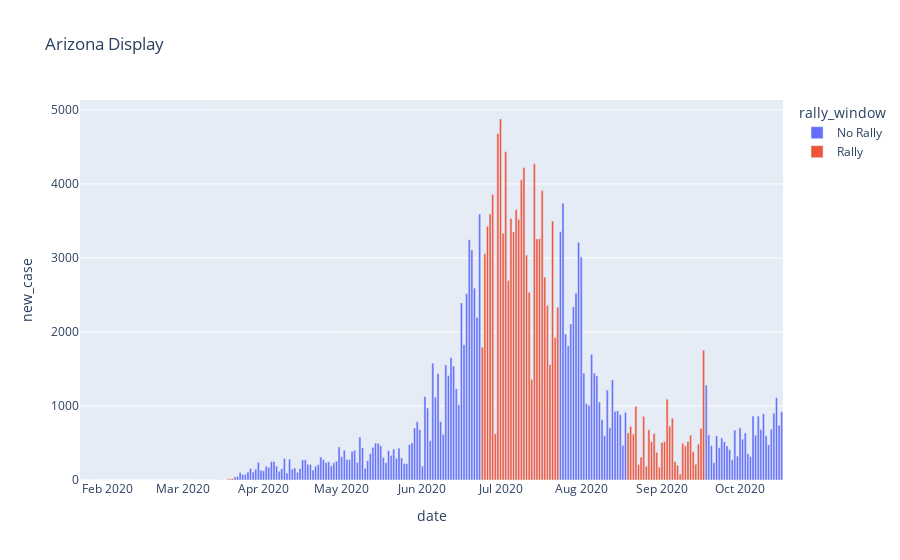
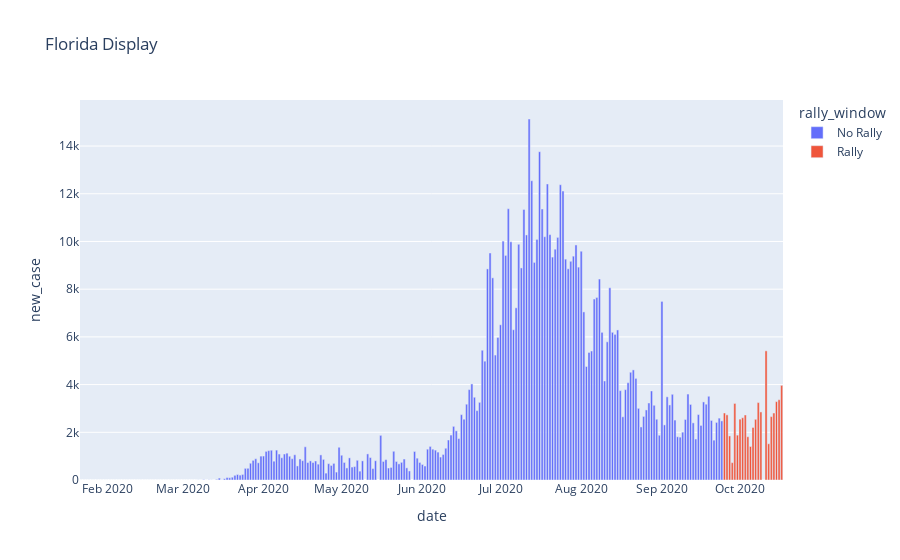
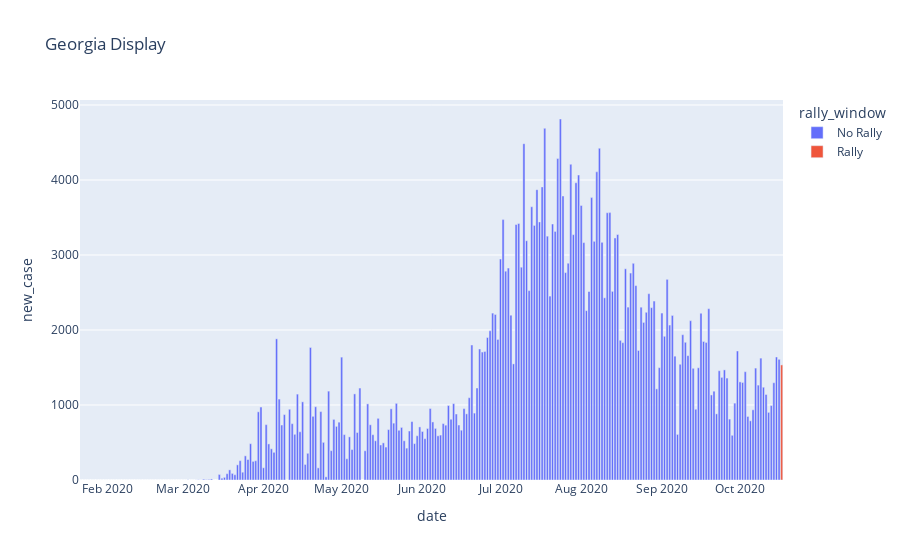
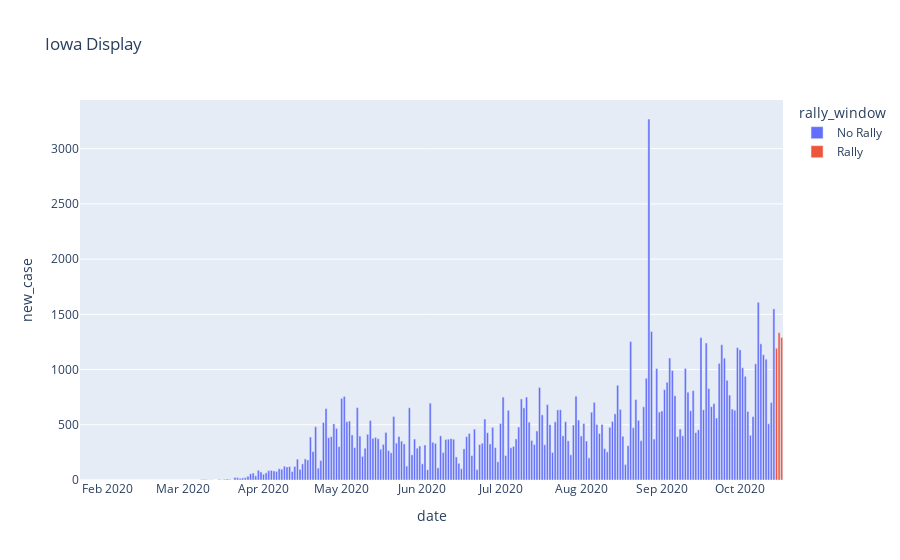

Notebook code for these charts, in order:
### Code cell
for state in rally_states['state_name'].unique():
    df_s = covid_new_c[covid_new_c['state_name'] == state].copy().sort_values(by='rally_window')
    if len(df_s) > 0:
        fig = px.bar(df_s, x='date', y='new_case', color='rally_window', title='{} Display'.format(state))
        fig.show()
    else:
        pass

### Figure 1 — Plotly figure (JSON) as saved in the notebook; plotly's stock layout.template omitted (floating-point values rounded to 4 significant figures; data arrays with more than 128 entries replaced by an {"elided": "..."} marker saying what was removed)
{"data": [{"alignmentgroup": "True", "hoverlabel": {"namelength": 0}, "hovertemplate": "rally_window=No Rally<br>date=%{x}<br>new_case=%{y}", "legendgroup": "No Rally", "marker": {"color": "#636efa"}, "name": "No Rally", "offsetgroup": "No Rally", "orientation": "v", "showlegend": true, "textposition": "auto", "type": "bar", "x": {"elided": "180 str values"}, "xaxis": "x", "y": {"elided": "180 int values"}, "yaxis": "y"}, {"alignmentgroup": "True", "hoverlabel": {"namelength": 0}, "hovertemplate": "rally_window=Rally<br>date=%{x}<br>new_case=%{y}", "legendgroup": "Rally", "marker": {"color": "#EF553B"}, "name": "Rally", "offsetgroup": "Rally", "orientation": "v", "showlegend": true, "textposition": "auto", "type": "bar", "x": ["2020-08-31", "2020-08-30", "2020-08-29", "2020-08-28", "2020-08-25", "2020-08-26", "2020-08-24", "2020-08-23", "2020-08-22", "2020-09-01", "2020-08-21", "2020-08-27", "2020-09-02", "2020-09-10", "2020-09-04", "2020-09-05", "2020-09-06", "2020-09-07", "2020-09-08", "2020-09-09", "2020-09-11", "2020-09-12", "2020-09-13", "2020-09-14", "2020-09-15", "2020-09-16", "2020-09-17", "2020-08-20", "2020-09-03", "2020-08-19", "2020-02-23", "2020-02-21", "2020-07-15", "2020-07-14", "2020-07-13", "2020-07-12", "2020-07-11", "2020-07-10", "2020-07-09", "2020-07-08", "2020-07-07", "2020-07-06", "2020-07-05", "2020-07-04", "2020-07-16", "2020-07-03", "2020-07-01", "2020-06-30", "2020-06-29", "2020-06-28", "2020-06-27", "2020-06-26", "2020-06-25", "2020-06-24", "2020-03-17", "2020-03-18", "2020-03-19", "2020-03-20", "2020-07-02", "2020-02-20", "2020-07-17", "2020-07-19", "2020-02-22", "2020-02-24", "2020-02-25", "2020-02-26", "2020-02-27", "2020-02-28", "2020-02-29", "2020-03-01", "2020-03-02", "2020-03-03", "2020-03-04", "2020-03-05", "2020-07-18", "2020-03-06", "2020-03-08", "2020-03-09", "2020-03-10", "2020-03-11", "2020-03-12", "2020-03-14", "2020-03-15", "2020-03-16", "2020-07-23", "2020-07-22", "2020-07-21", "2020-07-20", "2020-03-07", "2020-03-13"], "xaxis": "x", "y": [174, 374, 629, 519, 859, 186, 311, 208, 996, 507, 619, 680, 519, 461, 728, 835, 250, 198, 81, 496, 521, 605, 384, 213, 484, 698, 1753, 723, 1092, 637, 0, 0, 3257, 4273, 1357, 2537, 3038, 4221, 4057, 3520, 3653, 3352, 3536, 2695, 3259, 4433, 4877, 4682, 625, 3857, 3593, 3428, 3056, 1795, 0, 9, 17, 19, 3333, 0, 3910, 2359, 0, 0, 0, 0, 0, 0, 0, 0, 0, 1, 0, 1, 2742, 0, 0, 1, 2, 1, 0, 2, 1, 5, 2335, 1926, 3500, 1559, 2, 1], "yaxis": "y"}], "layout": {"barmode": "relative", "legend": {"title": {"text": "rally_window"}, "tracegroupgap": 0}, "title": {"text": "Arizona Display"}, "xaxis": {"anchor": "y", "domain": [0, 1], "title": {"text": "date"}}, "yaxis": {"anchor": "x", "domain": [0, 1], "title": {"text": "new_case"}}}}

### Figure 2 — Plotly figure (JSON) as saved in the notebook; plotly's stock layout.template omitted (floating-point values rounded to 4 significant figures; data arrays with more than 128 entries replaced by an {"elided": "..."} marker saying what was removed)
{"data": [{"alignmentgroup": "True", "hoverlabel": {"namelength": 0}, "hovertemplate": "rally_window=No Rally<br>date=%{x}<br>new_case=%{y}", "legendgroup": "No Rally", "marker": {"color": "#636efa"}, "name": "No Rally", "offsetgroup": "No Rally", "orientation": "v", "showlegend": true, "textposition": "auto", "type": "bar", "x": {"elided": "244 str values"}, "xaxis": "x", "y": {"elided": "244 int values"}, "yaxis": "y"}, {"alignmentgroup": "True", "hoverlabel": {"namelength": 0}, "hovertemplate": "rally_window=Rally<br>date=%{x}<br>new_case=%{y}", "legendgroup": "Rally", "marker": {"color": "#EF553B"}, "name": "Rally", "offsetgroup": "Rally", "orientation": "v", "showlegend": true, "textposition": "auto", "type": "bar", "x": ["2020-10-15", "2020-10-07", "2020-10-14", "2020-10-13", "2020-10-12", "2020-10-11", "2020-10-10", "2020-10-09", "2020-10-08", "2020-10-06", "2020-09-29", "2020-10-04", "2020-10-03", "2020-10-02", "2020-10-01", "2020-09-30", "2020-09-28", "2020-09-27", "2020-09-26", "2020-09-25", "2020-10-16", "2020-10-05", "2020-10-17"], "xaxis": "x", "y": [3286, 2544, 2808, 2657, 1519, 5414, 0, 2853, 3246, 2202, 3209, 1813, 2726, 2610, 2551, 1880, 728, 1847, 2731, 2809, 3365, 1405, 3968], "yaxis": "y"}], "layout": {"barmode": "relative", "legend": {"title": {"text": "rally_window"}, "tracegroupgap": 0}, "title": {"text": "Florida Display"}, "xaxis": {"anchor": "y", "domain": [0, 1], "title": {"text": "date"}}, "yaxis": {"anchor": "x", "domain": [0, 1], "title": {"text": "new_case"}}}}

### Figure 3 — Plotly figure (JSON) as saved in the notebook; plotly's stock layout.template omitted (floating-point values rounded to 4 significant figures; data arrays with more than 128 entries replaced by an {"elided": "..."} marker saying what was removed)
{"data": [{"alignmentgroup": "True", "hoverlabel": {"namelength": 0}, "hovertemplate": "rally_window=No Rally<br>date=%{x}<br>new_case=%{y}", "legendgroup": "No Rally", "marker": {"color": "#636efa"}, "name": "No Rally", "offsetgroup": "No Rally", "orientation": "v", "showlegend": true, "textposition": "auto", "type": "bar", "x": {"elided": "268 str values"}, "xaxis": "x", "y": {"elided": "268 int values"}, "yaxis": "y"}, {"alignmentgroup": "True", "hoverlabel": {"namelength": 0}, "hovertemplate": "rally_window=Rally<br>date=%{x}<br>new_case=%{y}", "legendgroup": "Rally", "marker": {"color": "#EF553B"}, "name": "Rally", "offsetgroup": "Rally", "orientation": "v", "showlegend": true, "textposition": "auto", "type": "bar", "x": ["2020-10-17"], "xaxis": "x", "y": [1534], "yaxis": "y"}], "layout": {"barmode": "relative", "legend": {"title": {"text": "rally_window"}, "tracegroupgap": 0}, "title": {"text": "Georgia Display"}, "xaxis": {"anchor": "y", "domain": [0, 1], "title": {"text": "date"}}, "yaxis": {"anchor": "x", "domain": [0, 1], "title": {"text": "new_case"}}}}

### Figure 4 — Plotly figure (JSON) as saved in the notebook; plotly's stock layout.template omitted (floating-point values rounded to 4 significant figures; data arrays with more than 128 entries replaced by an {"elided": "..."} marker saying what was removed)
{"data": [{"alignmentgroup": "True", "hoverlabel": {"namelength": 0}, "hovertemplate": "rally_window=No Rally<br>date=%{x}<br>new_case=%{y}", "legendgroup": "No Rally", "marker": {"color": "#636efa"}, "name": "No Rally", "offsetgroup": "No Rally", "orientation": "v", "showlegend": true, "textposition": "auto", "type": "bar", "x": {"elided": "237 str values"}, "xaxis": "x", "y": {"elided": "237 int values"}, "yaxis": "y"}, {"alignmentgroup": "True", "hoverlabel": {"namelength": 0}, "hovertemplate": "rally_window=Rally<br>date=%{x}<br>new_case=%{y}", "legendgroup": "Rally", "marker": {"color": "#EF553B"}, "name": "Rally", "offsetgroup": "Rally", "orientation": "v", "showlegend": true, "textposition": "auto", "type": "bar", "x": ["2020-02-08", "2020-10-15", "2020-01-31", "2020-02-01", "2020-02-02", "2020-02-03", "2020-02-04", "2020-02-05", "2020-02-06", "2020-02-07", "2020-02-09", "2020-10-16", "2020-02-11", "2020-02-29", "2020-02-28", "2020-02-27", "2020-02-26", "2020-02-25", "2020-02-24", "2020-02-23", "2020-02-22", "2020-02-10", "2020-02-21", "2020-02-19", "2020-02-18", "2020-02-17", "2020-02-16", "2020-02-15", "2020-02-14", "2020-02-13", "2020-02-12", "2020-02-20", "2020-10-17"], "xaxis": "x", "y": [0, 1193, 0, 0, 0, 0, 0, 0, 0, 0, 0, 1334, 0, 0, 0, 0, 0, 0, 0, 0, 0, 0, 0, 0, 0, 0, 0, 0, 0, 0, 0, 0, 1291], "yaxis": "y"}], "layout": {"barmode": "relative", "legend": {"title": {"text": "rally_window"}, "tracegroupgap": 0}, "title": {"text": "Iowa Display"}, "xaxis": {"anchor": "y", "domain": [0, 1], "title": {"text": "date"}}, "yaxis": {"anchor": "x", "domain": [0, 1], "title": {"text": "new_case"}}}}
